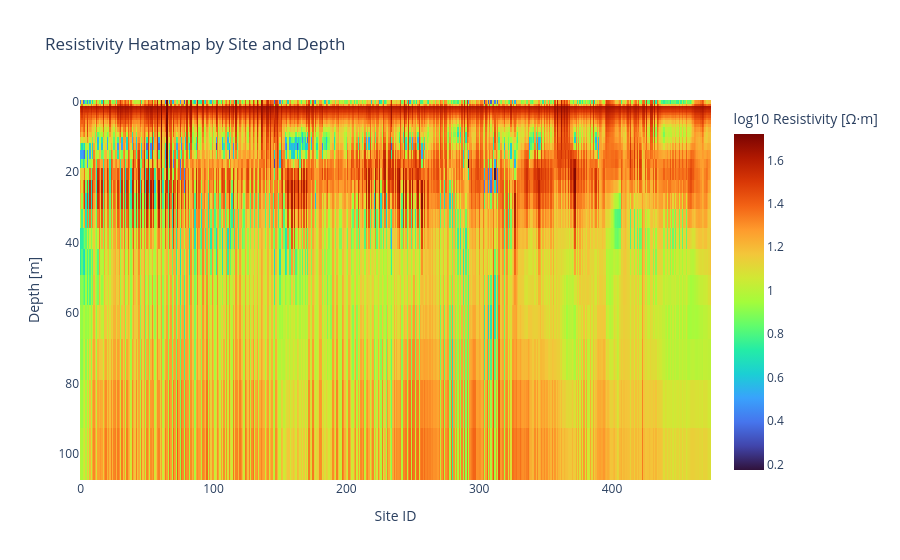

This figure's notebook cell:
### Code cell
import plotly.express as px

# Ensure all site_ids are present as columns, even if some are missing
all_site_ids = np.arange(df_layers_long['site_id'].min(), df_layers_long['site_id'].max() + 1)
heatmap_df = df_layers_long.pivot_table(
    index='depth', columns='site_id', values='log_resistivity')
heatmap_df = heatmap_df.reindex(columns=all_site_ids)

# Sort depth so it increases downward
heatmap_df = heatmap_df.sort_index(ascending=True)

fig = px.imshow(
    heatmap_df,
    aspect='auto',
    origin='lower',
    color_continuous_scale='turbo',
    labels={'x': 'Site ID', 'y': 'Depth [m]', 'color': 'log10 Resistivity [Ω·m]'},
    title='Resistivity Heatmap by Site and Depth',
    zmin=heatmap_df.min().min(),
    zmax=heatmap_df.max().max(),
)

fig.update_yaxes(autorange="reversed")
fig.show()

### Figure 1 — Plotly figure (JSON) as saved in the notebook; plotly's stock layout.template omitted (floating-point values rounded to 4 significant figures; data arrays with more than 128 entries replaced by an {"elided": "..."} marker saying what was removed)
{"data": [{"coloraxis": "coloraxis", "hovertemplate": "Site ID: %{x}<br>Depth [m]: %{y}<br>log10 Resistivity [Ω·m]: %{z}<extra></extra>", "name": "0", "type": "heatmap", "x": {"elided": "475 int values"}, "xaxis": "x", "y": [0.0, 1.0, 1.172, 1.374, 1.61, 1.887, 2.212, 2.593, 3.039, 3.562, 4.175, 4.894, 5.736, 6.723, 7.88, 9.237, 10.83, 12.69, 14.87, 17.43, 20.43, 23.95, 28.07, 32.9, 38.57, 45.2, 52.98, 62.1, 72.79, 85.32, 100.0], "yaxis": "y", "z": {"elided": "31x475 float values"}}], "layout": {"coloraxis": {"cmax": 1.721, "cmin": 0.174, "colorbar": {"title": {"text": "log10 Resistivity [Ω·m]"}}, "colorscale": [[0, "#30123b"], [0.07143, "#4145ab"], [0.1429, "#4675ed"], [0.2143, "#39a2fc"], [0.2857, "#1bcfd4"], [0.3571, "#24eca6"], [0.4286, "#61fc6c"], [0.5, "#a4fc3b"], [0.5714, "#d1e834"], [0.6429, "#f3c63a"], [0.7143, "#fe9b2d"], [0.7857, "#f36315"], [0.8571, "#d93806"], [0.9286, "#b11901"], [1, "#7a0402"]]}, "title": {"text": "Resistivity Heatmap by Site and Depth"}, "xaxis": {"anchor": "y", "domain": [0, 1], "title": {"text": "Site ID"}}, "yaxis": {"anchor": "x", "autorange": "reversed", "domain": [0, 1], "title": {"text": "Depth [m]"}}}}
